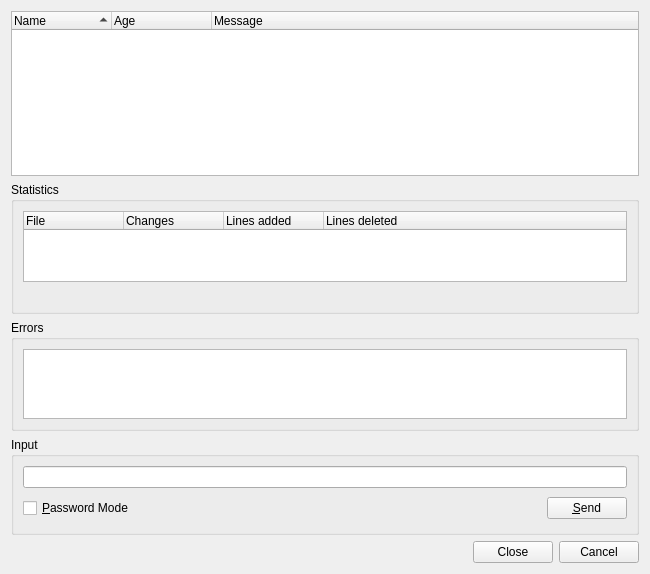
<?xml version="1.0" encoding="UTF-8"?>
<ui version="4.0">
 <class>HgShelveBrowserDialog</class>
 <widget class="QWidget" name="HgShelveBrowserDialog">
  <property name="geometry">
   <rect>
    <x>0</x>
    <y>0</y>
    <width>650</width>
    <height>574</height>
   </rect>
  </property>
  <property name="windowTitle">
   <string>Mercurial Shelve Browser</string>
  </property>
  <layout class="QVBoxLayout" name="verticalLayout_2">
   <item>
    <widget class="QTreeWidget" name="shelveList">
     <property name="sizePolicy">
      <sizepolicy hsizetype="Expanding" vsizetype="Expanding">
       <horstretch>0</horstretch>
       <verstretch>5</verstretch>
      </sizepolicy>
     </property>
     <property name="contextMenuPolicy">
      <enum>Qt::CustomContextMenu</enum>
     </property>
     <property name="alternatingRowColors">
      <bool>true</bool>
     </property>
     <property name="selectionMode">
      <enum>QAbstractItemView::ExtendedSelection</enum>
     </property>
     <property name="rootIsDecorated">
      <bool>false</bool>
     </property>
     <property name="itemsExpandable">
      <bool>false</bool>
     </property>
     <property name="sortingEnabled">
      <bool>true</bool>
     </property>
     <column>
      <property name="text">
       <string>Name</string>
      </property>
     </column>
     <column>
      <property name="text">
       <string>Age</string>
      </property>
     </column>
     <column>
      <property name="text">
       <string>Message</string>
      </property>
     </column>
    </widget>
   </item>
   <item>
    <widget class="QGroupBox" name="groupBox">
     <property name="sizePolicy">
      <sizepolicy hsizetype="Preferred" vsizetype="Preferred">
       <horstretch>0</horstretch>
       <verstretch>4</verstretch>
      </sizepolicy>
     </property>
     <property name="title">
      <string>Statistics</string>
     </property>
     <layout class="QVBoxLayout" name="verticalLayout">
      <item>
       <widget class="QTreeWidget" name="statisticsList">
        <property name="sizePolicy">
         <sizepolicy hsizetype="Expanding" vsizetype="Expanding">
          <horstretch>0</horstretch>
          <verstretch>2</verstretch>
         </sizepolicy>
        </property>
        <property name="alternatingRowColors">
         <bool>true</bool>
        </property>
        <property name="selectionMode">
         <enum>QAbstractItemView::NoSelection</enum>
        </property>
        <property name="rootIsDecorated">
         <bool>false</bool>
        </property>
        <property name="itemsExpandable">
         <bool>false</bool>
        </property>
        <column>
         <property name="text">
          <string>File</string>
         </property>
        </column>
        <column>
         <property name="text">
          <string>Changes</string>
         </property>
        </column>
        <column>
         <property name="text">
          <string>Lines added</string>
         </property>
        </column>
        <column>
         <property name="text">
          <string>Lines deleted</string>
         </property>
        </column>
        <column>
         <property name="text">
          <string/>
         </property>
        </column>
       </widget>
      </item>
      <item>
       <layout class="QHBoxLayout" name="horizontalLayout">
        <item>
         <widget class="QLabel" name="filesLabel">
          <property name="text">
           <string/>
          </property>
         </widget>
        </item>
        <item>
         <widget class="QLabel" name="insertionsLabel">
          <property name="text">
           <string/>
          </property>
         </widget>
        </item>
        <item>
         <widget class="QLabel" name="deletionsLabel">
          <property name="text">
           <string/>
          </property>
         </widget>
        </item>
       </layout>
      </item>
     </layout>
    </widget>
   </item>
   <item>
    <widget class="QGroupBox" name="errorGroup">
     <property name="sizePolicy">
      <sizepolicy hsizetype="Preferred" vsizetype="Expanding">
       <horstretch>0</horstretch>
       <verstretch>1</verstretch>
      </sizepolicy>
     </property>
     <property name="title">
      <string>Errors</string>
     </property>
     <layout class="QVBoxLayout">
      <item>
       <widget class="QTextEdit" name="errors">
        <property name="whatsThis">
         <string>&lt;b&gt;Mercurial shelve errors&lt;/b&gt;&lt;p&gt;This shows possible error messages of the hg shelve command.&lt;/p&gt;</string>
        </property>
        <property name="readOnly">
         <bool>true</bool>
        </property>
        <property name="acceptRichText">
         <bool>false</bool>
        </property>
       </widget>
      </item>
     </layout>
    </widget>
   </item>
   <item>
    <widget class="QGroupBox" name="inputGroup">
     <property name="title">
      <string>Input</string>
     </property>
     <layout class="QGridLayout" name="_2">
      <item row="1" column="1">
       <spacer>
        <property name="orientation">
         <enum>Qt::Horizontal</enum>
        </property>
        <property name="sizeType">
         <enum>QSizePolicy::Expanding</enum>
        </property>
        <property name="sizeHint" stdset="0">
         <size>
          <width>327</width>
          <height>29</height>
         </size>
        </property>
       </spacer>
      </item>
      <item row="1" column="2">
       <widget class="QPushButton" name="sendButton">
        <property name="toolTip">
         <string>Press to send the input to the hg process</string>
        </property>
        <property name="text">
         <string>&amp;Send</string>
        </property>
        <property name="shortcut">
         <string>Alt+S</string>
        </property>
       </widget>
      </item>
      <item row="0" column="0" colspan="3">
       <widget class="QLineEdit" name="input">
        <property name="toolTip">
         <string>Enter data to be sent to the hg process</string>
        </property>
       </widget>
      </item>
      <item row="1" column="0">
       <widget class="QCheckBox" name="passwordCheckBox">
        <property name="toolTip">
         <string>Select to switch the input field to password mode</string>
        </property>
        <property name="text">
         <string>&amp;Password Mode</string>
        </property>
        <property name="shortcut">
         <string>Alt+P</string>
        </property>
       </widget>
      </item>
     </layout>
    </widget>
   </item>
   <item>
    <widget class="QDialogButtonBox" name="buttonBox">
     <property name="standardButtons">
      <set>QDialogButtonBox::Cancel|QDialogButtonBox::Close</set>
     </property>
    </widget>
   </item>
  </layout>
  <zorder>buttonBox</zorder>
  <zorder>shelveList</zorder>
  <zorder>errorGroup</zorder>
  <zorder>inputGroup</zorder>
  <zorder>groupBox</zorder>
 </widget>
 <tabstops>
  <tabstop>shelveList</tabstop>
  <tabstop>statisticsList</tabstop>
  <tabstop>errors</tabstop>
  <tabstop>input</tabstop>
  <tabstop>passwordCheckBox</tabstop>
  <tabstop>sendButton</tabstop>
  <tabstop>buttonBox</tabstop>
 </tabstops>
 <resources/>
 <connections/>
</ui>
